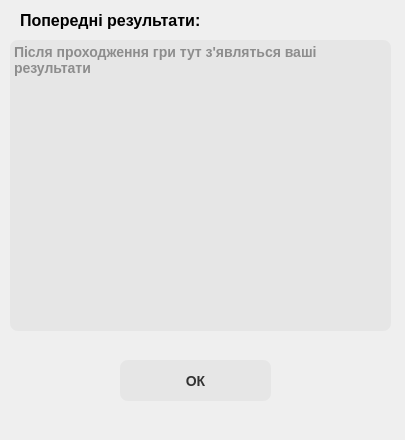
<?xml version="1.0" encoding="UTF-8"?>
<ui version="4.0">
 <class>UsersScoreWindow</class>
 <widget class="QWidget" name="UsersScoreWindow">
  <property name="geometry">
   <rect>
    <x>0</x>
    <y>0</y>
    <width>405</width>
    <height>440</height>
   </rect>
  </property>
  <property name="minimumSize">
   <size>
    <width>405</width>
    <height>440</height>
   </size>
  </property>
  <property name="maximumSize">
   <size>
    <width>405</width>
    <height>440</height>
   </size>
  </property>
  <property name="windowTitle">
   <string>Результати гравців</string>
  </property>
  <property name="windowIcon">
   <iconset>
    <normaloff>images/Guess the color.png</normaloff>images/Guess the color.png</iconset>
  </property>
  <widget class="QLabel" name="label">
   <property name="geometry">
    <rect>
     <x>20</x>
     <y>10</y>
     <width>241</width>
     <height>20</height>
    </rect>
   </property>
   <property name="font">
    <font>
     <family>Arial</family>
     <pointsize>12</pointsize>
     <bold>true</bold>
    </font>
   </property>
   <property name="text">
    <string>Попередні результати: </string>
   </property>
  </widget>
  <widget class="QPushButton" name="pushButton">
   <property name="geometry">
    <rect>
     <x>120</x>
     <y>360</y>
     <width>151</width>
     <height>41</height>
    </rect>
   </property>
   <property name="font">
    <font>
     <family>Arial</family>
     <pointsize>-1</pointsize>
     <bold>true</bold>
    </font>
   </property>
   <property name="styleSheet">
    <string notr="true">  background-color: rgba(51, 51, 51, 0.05);
  border-radius: 8px;
  color: #333333;
  font-size: 14px;



</string>
   </property>
   <property name="text">
    <string>ОК</string>
   </property>
  </widget>
  <widget class="QPlainTextEdit" name="plainTextEdit">
   <property name="geometry">
    <rect>
     <x>10</x>
     <y>40</y>
     <width>381</width>
     <height>291</height>
    </rect>
   </property>
   <property name="font">
    <font>
     <family>Arial</family>
     <pointsize>-1</pointsize>
     <bold>true</bold>
    </font>
   </property>
   <property name="styleSheet">
    <string notr="true">  background-color: rgba(51, 51, 51, 0.05);
  border-radius: 8px;
  color: #333333;
  font-size: 14px;



</string>
   </property>
   <property name="verticalScrollBarPolicy">
    <enum>Qt::ScrollBarAsNeeded</enum>
   </property>
   <property name="horizontalScrollBarPolicy">
    <enum>Qt::ScrollBarAlwaysOff</enum>
   </property>
   <property name="readOnly">
    <bool>true</bool>
   </property>
   <property name="placeholderText">
    <string>Після проходження гри тут з'являться ваші результати</string>
   </property>
  </widget>
 </widget>
 <resources/>
 <connections/>
</ui>
